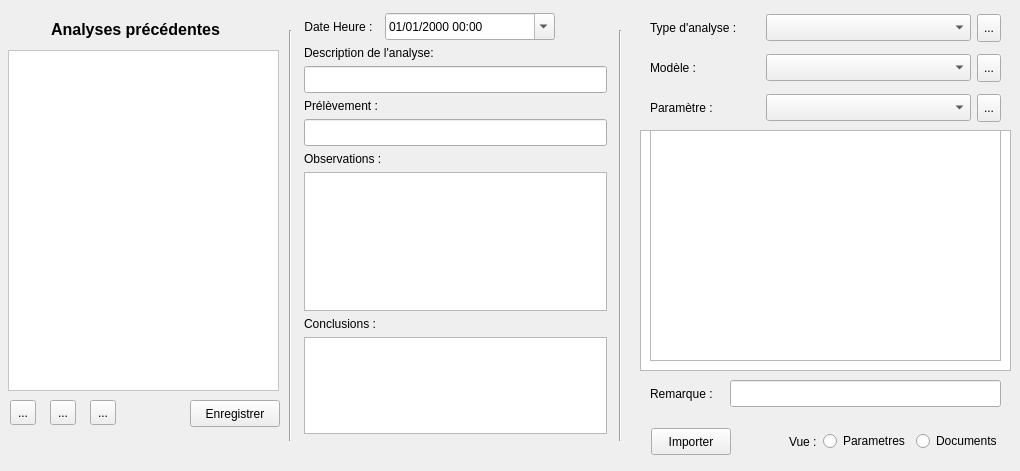
  <widget class="QWidget" name="tab_analyse">
   <attribute name="title">
    <string>Analyses</string>
   </attribute>
   <widget class="Line" name="line">
    <property name="geometry">
     <rect>
      <x>610</x>
      <y>30</y>
      <width>20</width>
      <height>411</height>
     </rect>
    </property>
    <property name="orientation">
     <enum>Qt::Vertical</enum>
    </property>
   </widget>
   <widget class="Line" name="line_2">
    <property name="geometry">
     <rect>
      <x>280</x>
      <y>30</y>
      <width>20</width>
      <height>411</height>
     </rect>
    </property>
    <property name="orientation">
     <enum>Qt::Vertical</enum>
    </property>
   </widget>
   <widget class="QLabel" name="label_3">
    <property name="geometry">
     <rect>
      <x>50</x>
      <y>20</y>
      <width>171</width>
      <height>19</height>
     </rect>
    </property>
    <property name="font">
     <font>
      <family>Arial</family>
      <pointsize>12</pointsize>
      <weight>75</weight>
      <bold>true</bold>
     </font>
    </property>
    <property name="text">
     <string>Analyses précédentes</string>
    </property>
    <property name="textFormat">
     <enum>Qt::PlainText</enum>
    </property>
    <property name="alignment">
     <set>Qt::AlignCenter</set>
    </property>
    <property name="buddy">
     <cstring>listView_Analyses</cstring>
    </property>
   </widget>
   <widget class="QListView" name="listView_Analyses">
    <property name="geometry">
     <rect>
      <x>8</x>
      <y>50</y>
      <width>271</width>
      <height>341</height>
     </rect>
    </property>
    <property name="statusTip">
     <string>Double click pour éditer l'analyse</string>
    </property>
    <property name="styleSheet">
     <string notr="true">background-color: rgb(255, 255, 255);</string>
    </property>
    <property name="editTriggers">
     <set>QAbstractItemView::NoEditTriggers</set>
    </property>
   </widget>
   <widget class="QToolButton" name="toolButton_AddAnalyse">
    <property name="geometry">
     <rect>
      <x>10</x>
      <y>400</y>
      <width>26</width>
      <height>25</height>
     </rect>
    </property>
    <property name="text">
     <string>...</string>
    </property>
    <property name="icon">
     <iconset resource="resources.qrc">
      <normaloff>:/newPrefix/images/add1.png</normaloff>:/newPrefix/images/add1.png</iconset>
    </property>
    <property name="iconSize">
     <size>
      <width>20</width>
      <height>20</height>
     </size>
    </property>
   </widget>
   <widget class="QToolButton" name="toolButton_DeleteAnalyse">
    <property name="geometry">
     <rect>
      <x>50</x>
      <y>400</y>
      <width>26</width>
      <height>25</height>
     </rect>
    </property>
    <property name="text">
     <string>...</string>
    </property>
    <property name="icon">
     <iconset resource="resources.qrc">
      <normaloff>:/newPrefix/images/delete2.png</normaloff>:/newPrefix/images/delete2.png</iconset>
    </property>
    <property name="iconSize">
     <size>
      <width>20</width>
      <height>20</height>
     </size>
    </property>
   </widget>
   <widget class="QPushButton" name="pushButton_SaveAnalyse">
    <property name="geometry">
     <rect>
      <x>190</x>
      <y>400</y>
      <width>90</width>
      <height>27</height>
     </rect>
    </property>
    <property name="maximumSize">
     <size>
      <width>90</width>
      <height>16777215</height>
     </size>
    </property>
    <property name="focusPolicy">
     <enum>Qt::StrongFocus</enum>
    </property>
    <property name="toolTip">
     <string>Ajouter l'analyse au dossier</string>
    </property>
    <property name="text">
     <string>Enregistrer</string>
    </property>
   </widget>
   <widget class="QWidget" name="layoutWidget">
    <property name="geometry">
     <rect>
      <x>304</x>
      <y>13</y>
      <width>303</width>
      <height>421</height>
     </rect>
    </property>
    <layout class="QVBoxLayout" name="verticalLayout_2">
     <item>
      <layout class="QHBoxLayout" name="horizontalLayout_2">
       <item>
        <widget class="QLabel" name="label_4">
         <property name="baseSize">
          <size>
           <width>0</width>
           <height>0</height>
          </size>
         </property>
         <property name="text">
          <string>Date Heure :  </string>
         </property>
         <property name="alignment">
          <set>Qt::AlignRight|Qt::AlignTrailing|Qt::AlignVCenter</set>
         </property>
         <property name="buddy">
          <cstring>dateTimeEdit_analyse</cstring>
         </property>
        </widget>
       </item>
       <item>
        <widget class="QDateTimeEdit" name="dateTimeEdit_analyse">
         <property name="sizePolicy">
          <sizepolicy hsizetype="Fixed" vsizetype="Fixed">
           <horstretch>0</horstretch>
           <verstretch>0</verstretch>
          </sizepolicy>
         </property>
         <property name="minimumSize">
          <size>
           <width>170</width>
           <height>27</height>
          </size>
         </property>
         <property name="displayFormat">
          <string>dd/MM/yyyy HH:mm</string>
         </property>
         <property name="calendarPopup">
          <bool>true</bool>
         </property>
        </widget>
       </item>
       <item>
        <spacer name="horizontalSpacer">
         <property name="orientation">
          <enum>Qt::Horizontal</enum>
         </property>
         <property name="sizeHint" stdset="0">
          <size>
           <width>40</width>
           <height>20</height>
          </size>
         </property>
        </spacer>
       </item>
      </layout>
     </item>
     <item>
      <widget class="QLabel" name="label_6">
       <property name="text">
        <string>Description de l'analyse:</string>
       </property>
       <property name="buddy">
        <cstring>lineEdit_description</cstring>
       </property>
      </widget>
     </item>
     <item>
      <widget class="QLineEdit" name="lineEdit_description">
       <property name="sizePolicy">
        <sizepolicy hsizetype="Preferred" vsizetype="Fixed">
         <horstretch>0</horstretch>
         <verstretch>0</verstretch>
        </sizepolicy>
       </property>
       <property name="minimumSize">
        <size>
         <width>261</width>
         <height>27</height>
        </size>
       </property>
       <property name="maxLength">
        <number>80</number>
       </property>
      </widget>
     </item>
     <item>
      <widget class="QLabel" name="label_7">
       <property name="text">
        <string>Prélèvement :</string>
       </property>
       <property name="buddy">
        <cstring>lineEdit_prelevement</cstring>
       </property>
      </widget>
     </item>
     <item>
      <widget class="QLineEdit" name="lineEdit_prelevement">
       <property name="sizePolicy">
        <sizepolicy hsizetype="Preferred" vsizetype="Fixed">
         <horstretch>0</horstretch>
         <verstretch>0</verstretch>
        </sizepolicy>
       </property>
       <property name="minimumSize">
        <size>
         <width>261</width>
         <height>27</height>
        </size>
       </property>
       <property name="maxLength">
        <number>80</number>
       </property>
      </widget>
     </item>
     <item>
      <widget class="QLabel" name="label_8">
       <property name="text">
        <string>Observations :</string>
       </property>
      </widget>
     </item>
     <item>
      <widget class="MyPlainTextEdit" name="plainTextEdit_syntheseanalyse"/>
     </item>
     <item>
      <widget class="QLabel" name="label_9">
       <property name="text">
        <string>Conclusions :</string>
       </property>
      </widget>
     </item>
     <item>
      <widget class="MyPlainTextEdit" name="plainTextEdit_conclusions">
       <property name="maximumSize">
        <size>
         <width>16777215</width>
         <height>150</height>
        </size>
       </property>
      </widget>
     </item>
    </layout>
   </widget>
   <widget class="MyTableView" name="tableView_Parametres">
    <property name="geometry">
     <rect>
      <x>640</x>
      <y>130</y>
      <width>371</width>
      <height>241</height>
     </rect>
    </property>
    <property name="contextMenuPolicy">
     <enum>Qt::ActionsContextMenu</enum>
    </property>
   </widget>
   <widget class="QWidget" name="layoutWidget">
    <property name="geometry">
     <rect>
      <x>650</x>
      <y>8</y>
      <width>351</width>
      <height>121</height>
     </rect>
    </property>
    <layout class="QVBoxLayout" name="verticalLayout_7">
     <item>
      <layout class="QHBoxLayout" name="horizontalLayout_6">
       <item>
        <widget class="QLabel" name="label_TypeAnalyse">
         <property name="minimumSize">
          <size>
           <width>0</width>
           <height>27</height>
          </size>
         </property>
         <property name="maximumSize">
          <size>
           <width>110</width>
           <height>27</height>
          </size>
         </property>
         <property name="text">
          <string>Type d'analyse :  </string>
         </property>
         <property name="alignment">
          <set>Qt::AlignLeading|Qt::AlignLeft|Qt::AlignVCenter</set>
         </property>
         <property name="buddy">
          <cstring>comboBox_typeanalyse</cstring>
         </property>
        </widget>
       </item>
       <item>
        <widget class="MyComboBox" name="comboBox_typeanalyse">
         <property name="sizePolicy">
          <sizepolicy hsizetype="Preferred" vsizetype="Fixed">
           <horstretch>0</horstretch>
           <verstretch>0</verstretch>
          </sizepolicy>
         </property>
         <property name="minimumSize">
          <size>
           <width>180</width>
           <height>27</height>
          </size>
         </property>
         <property name="maximumSize">
          <size>
           <width>16777215</width>
           <height>27</height>
          </size>
         </property>
         <property name="baseSize">
          <size>
           <width>0</width>
           <height>0</height>
          </size>
         </property>
        </widget>
       </item>
       <item>
        <widget class="QToolButton" name="toolButton_EditTypeAnalyse">
         <property name="minimumSize">
          <size>
           <width>0</width>
           <height>28</height>
          </size>
         </property>
         <property name="maximumSize">
          <size>
           <width>16777215</width>
           <height>28</height>
          </size>
         </property>
         <property name="toolTip">
          <string>AJouter des types d'analyses</string>
         </property>
         <property name="text">
          <string>...</string>
         </property>
         <property name="icon">
          <iconset resource="resources.qrc">
           <normaloff>:/newPrefix/images/edit1.png</normaloff>:/newPrefix/images/edit1.png</iconset>
         </property>
         <property name="iconSize">
          <size>
           <width>20</width>
           <height>20</height>
          </size>
         </property>
        </widget>
       </item>
      </layout>
     </item>
     <item>
      <layout class="QHBoxLayout" name="horizontalLayout_10">
       <item>
        <widget class="QLabel" name="label_model">
         <property name="maximumSize">
          <size>
           <width>110</width>
           <height>16777215</height>
          </size>
         </property>
         <property name="text">
          <string>Modèle :</string>
         </property>
         <property name="buddy">
          <cstring>comboBox_model</cstring>
         </property>
        </widget>
       </item>
       <item>
        <widget class="QComboBox" name="comboBox_model">
         <property name="minimumSize">
          <size>
           <width>180</width>
           <height>27</height>
          </size>
         </property>
         <property name="maximumSize">
          <size>
           <width>9999</width>
           <height>27</height>
          </size>
         </property>
        </widget>
       </item>
       <item>
        <widget class="QToolButton" name="toolButton_EditModelAnalyse">
         <property name="minimumSize">
          <size>
           <width>0</width>
           <height>28</height>
          </size>
         </property>
         <property name="maximumSize">
          <size>
           <width>16777215</width>
           <height>28</height>
          </size>
         </property>
         <property name="toolTip">
          <string>AJouter des types d'analyses</string>
         </property>
         <property name="text">
          <string>...</string>
         </property>
         <property name="icon">
          <iconset resource="resources.qrc">
           <normaloff>:/newPrefix/images/edit1.png</normaloff>:/newPrefix/images/edit1.png</iconset>
         </property>
         <property name="iconSize">
          <size>
           <width>20</width>
           <height>20</height>
          </size>
         </property>
        </widget>
       </item>
      </layout>
     </item>
     <item>
      <layout class="QHBoxLayout" name="horizontalLayout_9">
       <item>
        <widget class="QLabel" name="label_Parametre">
         <property name="minimumSize">
          <size>
           <width>0</width>
           <height>27</height>
          </size>
         </property>
         <property name="maximumSize">
          <size>
           <width>110</width>
           <height>27</height>
          </size>
         </property>
         <property name="text">
          <string>Paramètre :</string>
         </property>
         <property name="buddy">
          <cstring>comboBox_Parametre</cstring>
         </property>
        </widget>
       </item>
       <item>
        <widget class="MyComboBox" name="comboBox_Parametre">
         <property name="minimumSize">
          <size>
           <width>180</width>
           <height>27</height>
          </size>
         </property>
         <property name="maximumSize">
          <size>
           <width>16777215</width>
           <height>27</height>
          </size>
         </property>
        </widget>
       </item>
       <item>
        <widget class="QToolButton" name="toolButton_EditParametre">
         <property name="minimumSize">
          <size>
           <width>0</width>
           <height>28</height>
          </size>
         </property>
         <property name="maximumSize">
          <size>
           <width>16777215</width>
           <height>28</height>
          </size>
         </property>
         <property name="toolTip">
          <string>AJouter des types d'analyses</string>
         </property>
         <property name="text">
          <string>...</string>
         </property>
         <property name="icon">
          <iconset resource="resources.qrc">
           <normaloff>:/newPrefix/images/edit1.png</normaloff>:/newPrefix/images/edit1.png</iconset>
         </property>
         <property name="iconSize">
          <size>
           <width>20</width>
           <height>20</height>
          </size>
         </property>
        </widget>
       </item>
      </layout>
     </item>
    </layout>
   </widget>
   <widget class="QLineEdit" name="lineEdit_AnalyseRemarque">
    <property name="geometry">
     <rect>
      <x>730</x>
      <y>380</y>
      <width>271</width>
      <height>27</height>
     </rect>
    </property>
    <property name="maxLength">
     <number>200</number>
    </property>
   </widget>
   <widget class="QLabel" name="label_Analyse_Remarque">
    <property name="geometry">
     <rect>
      <x>650</x>
      <y>385</y>
      <width>81</width>
      <height>17</height>
     </rect>
    </property>
    <property name="text">
     <string>Remarque :</string>
    </property>
    <property name="buddy">
     <cstring>lineEdit_AnalyseRemarque</cstring>
    </property>
   </widget>
   <widget class="QListView" name="listView_AnalyseImage">
    <property name="geometry">
     <rect>
      <x>650</x>
      <y>130</y>
      <width>351</width>
      <height>231</height>
     </rect>
    </property>
    <property name="contextMenuPolicy">
     <enum>Qt::ActionsContextMenu</enum>
    </property>
   </widget>
   <widget class="QWidget" name="layoutWidget">
    <property name="geometry">
     <rect>
      <x>651</x>
      <y>421</y>
      <width>351</width>
      <height>41</height>
     </rect>
    </property>
    <layout class="QHBoxLayout" name="horizontalLayout_11">
     <item>
      <widget class="QPushButton" name="pushButton_AnalyseImport">
       <property name="minimumSize">
        <size>
         <width>0</width>
         <height>27</height>
        </size>
       </property>
       <property name="text">
        <string>Importer</string>
       </property>
      </widget>
     </item>
     <item>
      <spacer name="horizontalSpacer_6">
       <property name="orientation">
        <enum>Qt::Horizontal</enum>
       </property>
       <property name="sizeHint" stdset="0">
        <size>
         <width>40</width>
         <height>20</height>
        </size>
       </property>
      </spacer>
     </item>
     <item>
      <widget class="QLabel" name="label_VueAnalyse">
       <property name="text">
        <string>Vue :</string>
       </property>
      </widget>
     </item>
     <item>
      <widget class="QRadioButton" name="radioButton_Parametre">
       <property name="text">
        <string>Parametres</string>
       </property>
      </widget>
     </item>
     <item>
      <widget class="QRadioButton" name="radioButton_Document">
       <property name="text">
        <string>Documents</string>
       </property>
      </widget>
     </item>
    </layout>
   </widget>
   <widget class="QToolButton" name="toolButton_EditAnalyse">
    <property name="geometry">
     <rect>
      <x>90</x>
      <y>400</y>
      <width>26</width>
      <height>25</height>
     </rect>
    </property>
    <property name="text">
     <string>...</string>
    </property>
    <property name="icon">
     <iconset resource="resources.qrc">
      <normaloff>:/newPrefix/images/edit1.png</normaloff>:/newPrefix/images/edit1.png</iconset>
    </property>
    <property name="iconSize">
     <size>
      <width>20</width>
      <height>20</height>
     </size>
    </property>
   </widget>
  </widget>
